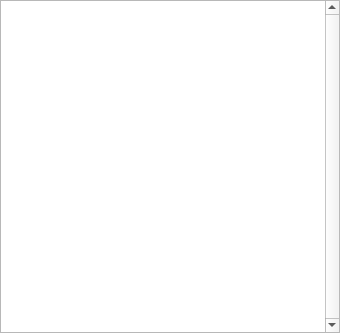
<?xml version="1.0" encoding="UTF-8"?>
<ui version="4.0">
 <class>MainWindow</class>
 <widget class="QMainWindow" name="MainWindow">
  <property name="geometry">
   <rect>
    <x>0</x>
    <y>0</y>
    <width>340</width>
    <height>333</height>
   </rect>
  </property>
  <property name="sizePolicy">
   <sizepolicy hsizetype="Minimum" vsizetype="Expanding">
    <horstretch>0</horstretch>
    <verstretch>0</verstretch>
   </sizepolicy>
  </property>
  <property name="windowTitle">
   <string>MainWindow</string>
  </property>
  <widget class="QWidget" name="centralwidget">
   <layout class="QGridLayout" name="gridLayout">
    <property name="leftMargin">
     <number>0</number>
    </property>
    <property name="topMargin">
     <number>0</number>
    </property>
    <property name="rightMargin">
     <number>0</number>
    </property>
    <property name="bottomMargin">
     <number>0</number>
    </property>
    <property name="spacing">
     <number>0</number>
    </property>
    <item row="0" column="0">
     <widget class="QListView" name="listView">
      <property name="sizePolicy">
       <sizepolicy hsizetype="Preferred" vsizetype="Preferred">
        <horstretch>0</horstretch>
        <verstretch>0</verstretch>
       </sizepolicy>
      </property>
      <property name="minimumSize">
       <size>
        <width>100</width>
        <height>100</height>
       </size>
      </property>
      <property name="baseSize">
       <size>
        <width>0</width>
        <height>0</height>
       </size>
      </property>
      <property name="styleSheet">
       <string notr="true"/>
      </property>
      <property name="verticalScrollBarPolicy">
       <enum>Qt::ScrollBarAlwaysOn</enum>
      </property>
      <property name="verticalScrollMode">
       <enum>QAbstractItemView::ScrollPerItem</enum>
      </property>
      <property name="horizontalScrollMode">
       <enum>QAbstractItemView::ScrollPerItem</enum>
      </property>
     </widget>
    </item>
   </layout>
  </widget>
 </widget>
 <resources/>
 <connections/>
</ui>
